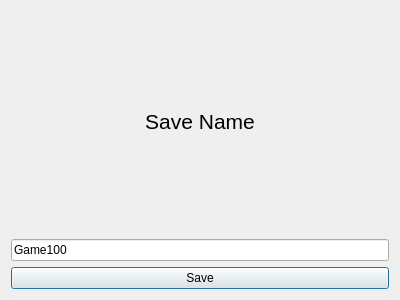
<?xml version="1.0" encoding="UTF-8"?>
<ui version="4.0">
 <class>savedialog</class>
 <widget class="QDialog" name="savedialog">
  <property name="geometry">
   <rect>
    <x>0</x>
    <y>0</y>
    <width>400</width>
    <height>300</height>
   </rect>
  </property>
  <property name="windowTitle">
   <string>Dialog</string>
  </property>
  <layout class="QVBoxLayout" name="verticalLayout">
   <item>
    <widget class="QLabel" name="label">
     <property name="text">
      <string>&lt;html&gt;&lt;head/&gt;&lt;body&gt;&lt;p&gt;&lt;span style=&quot; font-size:16pt;&quot;&gt;Save Name&lt;/span&gt;&lt;/p&gt;&lt;/body&gt;&lt;/html&gt;</string>
     </property>
     <property name="alignment">
      <set>Qt::AlignCenter</set>
     </property>
    </widget>
   </item>
   <item>
    <widget class="QLineEdit" name="lineEdit">
     <property name="text">
      <string>Game100</string>
     </property>
    </widget>
   </item>
   <item>
    <widget class="QPushButton" name="pushButton">
     <property name="text">
      <string>Save</string>
     </property>
    </widget>
   </item>
  </layout>
 </widget>
 <resources/>
 <connections/>
</ui>
